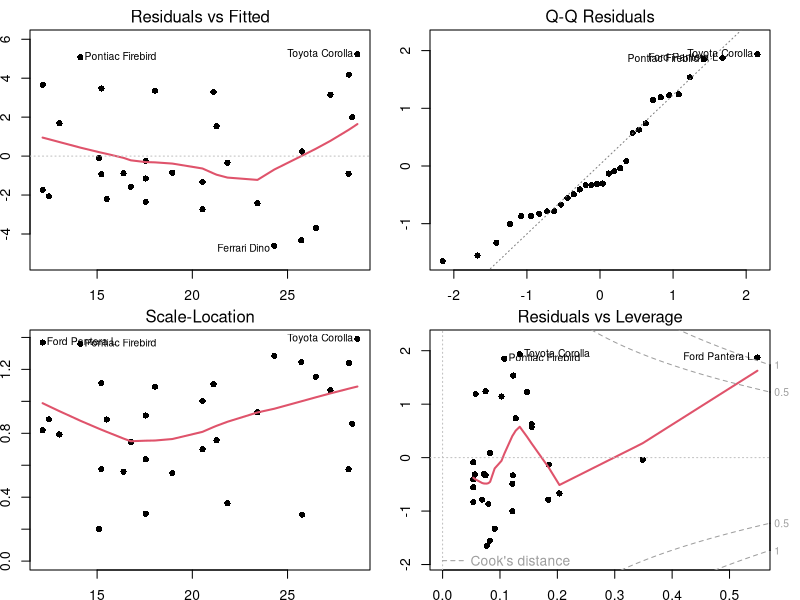

This figure's R source:
## ---- chunk 1
# Loading dataset
dataset_2016 <- read.csv('data/imc_20162.csv', sep=',')
dataset_2017 <- read.csv('data/CS01_20172.csv', sep=';')


# Renaming columns
names(dataset_2017)[names(dataset_2017) == "Sex"] <- "Gender"
names(dataset_2017)[names(dataset_2017) == "height.m"] <- "Height.m"


# Selecting variables
model_var <- c("Height.m", "Weight.kg", "IMC")


# Calculating IMC
dataset_2016[,'IMC'] = dataset_2016[,'Weight.kg'] / (dataset_2016[,'Height.m'])^2
dataset_2017[,'IMC'] = dataset_2017[,'Weight.kg'] / (dataset_2017[,'Height.m'])^2


# Selecting PPGEE students
PPGEE_2016students <- dataset_2016[which(dataset_2016$Course == 'PPGEE'), ]


# Male students
male_students2016 <- PPGEE_2016students[which(PPGEE_2016students$Gender == 'M'), ]
male_students2017 <- dataset_2017[which(dataset_2017$Gender == 'M'), ]


# Female students
female_students2016 <- PPGEE_2016students[which(PPGEE_2016students$Gender == 'F'), ]
female_students2017 <- dataset_2017[which(dataset_2017$Gender == 'F'), ]


# Experiment dataset - Male x Female IMC
male_students <- rbind(male_students2016[model_var], male_students2017[model_var])
female_students <- rbind(female_students2016[model_var], female_students2017[model_var])

## ---- chunk 2
model<-aov(mpg~am*disp,data=mtcars)
summary(model)
## ---- chunk 3
par(mfrow=c(2,2), mai=.3*c(1,1,1,1))
plot(model,pch=16,lty=1,lwd=2)
